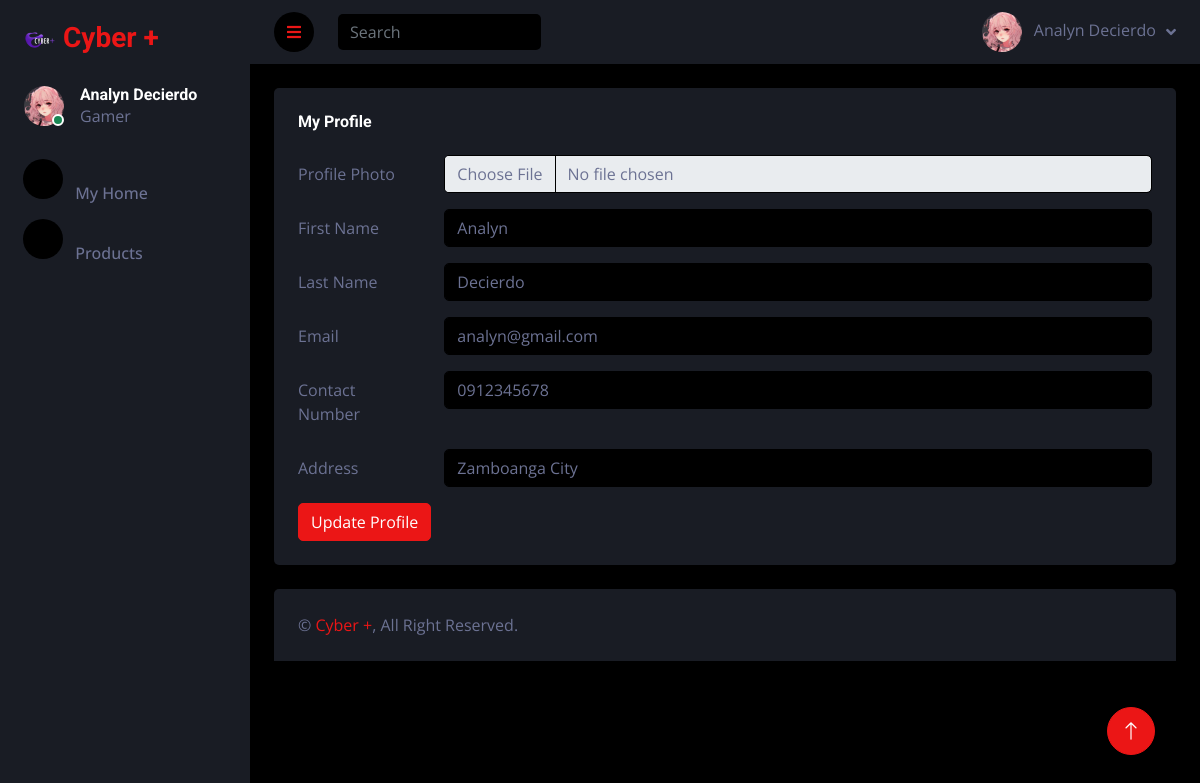
The app's page /user/profile.php (signed in) with its own data.
### tables this page shows
CREATE TABLE `users` (
  `userID` int(11) NOT NULL,
  `first_name` varchar(50) NOT NULL,
  `last_name` varchar(50) NOT NULL,
  `address` varchar(50) NOT NULL,
  `contact` varchar(50) NOT NULL,
  `email` varchar(50) NOT NULL,
  `password` varchar(250) NOT NULL,
  `code` int(11) NOT NULL,
  `status` varchar(50) NOT NULL,
  `roles` int(11) NOT NULL DEFAULT 2,
  `profile` varchar(288) NOT NULL DEFAULT 'avatar.png'
);

### user/profile.php (the view, shortened to what this page needs)
<?php include "head.php"?>
<body>
    <div class="container-fluid position-relative d-flex p-0">
        <?php include "sidebar.php"?>
        <div class="content">
            <?php include "navbar.php"?>
            <div class="container-fluid pt-4 px-4">
            <div class="col-sm-12 col-xl-12">
                        <div class="bg-secondary rounded h-100 p-4">
                            <h6 class="mb-4">My Profile</h6>
                            <form action="" method="post" enctype="multipart/form-data" accept-charset="UTF-8">
                            <div class="row mb-3">
                                    <label for="inputEmail3" class="col-sm-2 col-form-label">Profile Photo</label>
                                    <div class="col-sm-10">
                                        <input type="file" class="form-control" name="lis_img0" id="inputEmail3" >
                                    </div>
                                </div>
                                <div class="row mb-3">
                                    <label for="inputEmail3" class="col-sm-2 col-form-label">First Name</label>
                                    <div class="col-sm-10">
                                        <input type="text" class="form-control" name="first" id="inputEmail3" value="<?php echo $fetch_info['first_name']?>">
                                    </div>
                                </div>
                                <div class="row mb-3">
                                    <label for="inputEmail3" class="col-sm-2 col-form-label">Last Name</label>
                                    <div class="col-sm-10">
                                        <input type="text" class="form-control" name="last" id="inputEmail3" value="<?php echo $fetch_info['last_name']?>">
                                    </div>
                                </div>
                                <div class="row mb-3">
                                    <label for="inputEmail3" class="col-sm-2 col-form-label">Email </label>
                                    <div class="col-sm-10">
                                        <input type="email" class="form-control" name="email" id="inputEmail3" value="<?php echo $fetch_info['email']?>">
                                    </div>
                                </div>
                                <div class="row mb-3">
                                    <label for="inputEmail3" class="col-sm-2 col-form-label">Contact Number</label>
                                    <div class="col-sm-10">
                                        <input type="number" class="form-control" name="number" id="inputEmail3" value="<?php echo $fetch_info['contact']?>">
                                    </div>
                                </div><div class="row mb-3">
                                    <label for="inputEmail3" class="col-sm-2 col-form-label">Address</label>
                                    <div class="col-sm-10">
                                        <input type="text" class="form-control" name="address" id="inputEmail3" value="<?php echo $fetch_info['address']?>">
                                    </div>
                                </div>
                                <button type="submit" class="btn btn-primary" name="profile">Update Profile</button>
                            </form>
                        </div>
                    </div>
            </div>
            <?php include "footer.php"?>
        </div>
        <a href="#" class="btn btn-lg btn-primary btn-lg-square back-to-top"><i class="bi bi-arrow-up"></i></a>
    </div>
</body>
</html>

### user/sidebar.php
<div class="sidebar pe-4 pb-3">
            <nav class="navbar bg-secondary navbar-dark">
                <a href="index.html" class="navbar-brand mx-4 mb-3">
                    <h3 class="text-primary"><h3 class="text-primary"><img src="../assets/images/icons/favicon-32x32.png" alt=""> Cyber +</h3>
                </a>
                <div class="d-flex align-items-center ms-4 mb-4">
                    <div class="position-relative">
                        <img class="rounded-circle" src="../assets/images/profiles/<?php echo $fetch_info['profile']; ?> " alt="" style="width: 40px; height: 40px;">
                        <div class="bg-success rounded-circle border border-2 border-white position-absolute end-0 bottom-0 p-1"></div>
                    </div>
                    <div class="ms-3">
                        <h6 class="mb-0"><?php if ($fetch_info['first_name'] != '' && $fetch_info['last_name'] != ''){ echo $fetch_info['first_name']." ". $fetch_info['last_name'];}else{ echo "update your account";}?></h6>
                        <span><?php echo $title?></span>
                    </div>
                </div>
                <div class="navbar-nav w-100">
                    <a href="index.php" class="nav-item nav-link <?php if($a == 1){ echo "active";}?>"><i class="fi fi-rr-chart-histogram me-2"></i> My Home</a>
                    <a href="products.php" class="nav-item nav-link <?php if($a == 2){ echo "active";}?>"><i class="fi fi-rr-box-open me-2"></i> Products</a>
                </div>
            </nav>
        </div>

### user/navbar.php (shortened to what this page needs)
<nav class="navbar navbar-expand bg-secondary navbar-dark sticky-top px-4 py-0">
                <a href="#" class="sidebar-toggler flex-shrink-0">
                    <i class="fa fa-bars"></i>
                </a>
                <form class="d-none d-md-flex ms-4">
                    <input class="form-control bg-dark border-0" type="search" placeholder="Search">
                </form>
                <div class="navbar-nav align-items-center ms-auto">
                    <div class="nav-item dropdown">
                        <a href="#" class="nav-link dropdown-toggle" data-bs-toggle="dropdown">
                            <img class="rounded-circle me-lg-2" src="../assets/images/profiles/<?php echo $fetch_info['profile']; ?> " alt="" style="width: 40px; height: 40px;">
                            <span class="d-none d-lg-inline-flex"><?php if ($fetch_info['first_name'] != '' && $fetch_info['last_name'] != ''){ echo $fetch_info['first_name']." ". $fetch_info['last_name'];}else{ echo "update your account";}?></span>
                        </a>
                    </div>
                </div>
            </nav>

### user/css/style.css (style rules this page uses)
:root { --primary: #EB1616; --secondary: #191C24; --light: #6C7293; --dark: #000000; }
.back-to-top { position: fixed; display: none; right: 45px; bottom: 45px; z-index: 99; }
.btn { transition: .5s; }
.btn-lg-square { width: 48px; height: 48px; }
.btn-square, .btn-sm-square, .btn-lg-square { padding: 0; display: inline-flex; align-items: center; justify-content: center; font-weight: normal; border-radius: 50px; }
.sidebar { position: fixed; top: 0; left: 0; bottom: 0; width: 250px; height: 100vh; overflow-y: auto; background: var(--secondary); transition: 0.5s; z-index: 999; }
.content { margin-left: 250px; min-height: 100vh; background: var(--dark); transition: 0.5s; }
@media (min-width: 992px) { .sidebar { margin-left: 0; } }
@media (min-width: 992px) { .content { width: calc(100% - 250px); } }
.sidebar .navbar .navbar-nav .nav-link { padding: 7px 20px; color: var(--light); font-weight: 500; border-left: 3px solid var(--secondary); border-radius: 0 30px 30px 0; outline: none; }
.sidebar .navbar .navbar-nav .nav-link i { width: 40px; height: 40px; display: inline-flex; align-items: center; justify-content: center; background: var(--dark); border-radius: 40px; }
.content .navbar .navbar-nav .nav-link { margin-left: 25px; padding: 12px 0; color: var(--light); outline: none; }
.content .navbar .sidebar-toggler, .content .navbar .navbar-nav .nav-link i { width: 40px; height: 40px; display: inline-flex; align-items: center; justify-content: center; background: var(--dark); border-radius: 40px; }
.content .navbar .dropdown-toggle::after { margin-left: 6px; vertical-align: middle; border: none; content: "\f107"; font-family: "Font Awesome 5 Free"; font-weight: 900; transition: .5s; }

### records on screen
users: profile (picture), first_name "Analyn", last_name "Decierdo", roles "Gamer", first "Analyn", last "Decierdo", email "analyn@gmail.com", number "0912345678", address "Zamboanga City"
